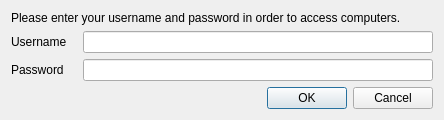
<?xml version="1.0" encoding="UTF-8"?>
<ui version="4.0">
 <class>PasswordDialog</class>
 <widget class="QDialog" name="PasswordDialog">
  <property name="windowTitle">
   <string>Veyon Logon</string>
  </property>
  <property name="windowIcon">
   <iconset resource="../core.qrc">
    <normaloff>:/resources/application-x-pem-key.png</normaloff>:/resources/application-x-pem-key.png</iconset>
  </property>
  <layout class="QVBoxLayout" name="verticalLayout">
   <item>
    <widget class="QLabel" name="label">
     <property name="text">
      <string>Please enter your username and password in order to access computers.</string>
     </property>
     <property name="wordWrap">
      <bool>true</bool>
     </property>
    </widget>
   </item>
   <item>
    <layout class="QGridLayout" name="gridLayout">
     <property name="horizontalSpacing">
      <number>16</number>
     </property>
     <item row="0" column="0">
      <widget class="QLabel" name="label_2">
       <property name="text">
        <string>Username</string>
       </property>
      </widget>
     </item>
     <item row="0" column="1">
      <widget class="QLineEdit" name="username">
       <property name="minimumSize">
        <size>
         <width>350</width>
         <height>0</height>
        </size>
       </property>
      </widget>
     </item>
     <item row="1" column="0">
      <widget class="QLabel" name="label_3">
       <property name="text">
        <string>Password</string>
       </property>
      </widget>
     </item>
     <item row="1" column="1">
      <widget class="QLineEdit" name="password">
       <property name="echoMode">
        <enum>QLineEdit::Password</enum>
       </property>
      </widget>
     </item>
    </layout>
   </item>
   <item>
    <widget class="QDialogButtonBox" name="buttonBox">
     <property name="standardButtons">
      <set>QDialogButtonBox::Cancel|QDialogButtonBox::Ok</set>
     </property>
    </widget>
   </item>
  </layout>
 </widget>
 <resources>
  <include location="../core.qrc"/>
 </resources>
 <connections>
  <connection>
   <sender>buttonBox</sender>
   <signal>accepted()</signal>
   <receiver>PasswordDialog</receiver>
   <slot>accept()</slot>
   <hints>
    <hint type="sourcelabel">
     <x>206</x>
     <y>137</y>
    </hint>
    <hint type="destinationlabel">
     <x>169</x>
     <y>79</y>
    </hint>
   </hints>
  </connection>
  <connection>
   <sender>buttonBox</sender>
   <signal>rejected()</signal>
   <receiver>PasswordDialog</receiver>
   <slot>reject()</slot>
   <hints>
    <hint type="sourcelabel">
     <x>206</x>
     <y>137</y>
    </hint>
    <hint type="destinationlabel">
     <x>169</x>
     <y>79</y>
    </hint>
   </hints>
  </connection>
  <connection>
   <sender>password</sender>
   <signal>textChanged(QString)</signal>
   <receiver>PasswordDialog</receiver>
   <slot>updateOkButton()</slot>
   <hints>
    <hint type="sourcelabel">
     <x>204</x>
     <y>107</y>
    </hint>
    <hint type="destinationlabel">
     <x>169</x>
     <y>78</y>
    </hint>
   </hints>
  </connection>
  <connection>
   <sender>username</sender>
   <signal>textChanged(QString)</signal>
   <receiver>PasswordDialog</receiver>
   <slot>updateOkButton()</slot>
   <hints>
    <hint type="sourcelabel">
     <x>204</x>
     <y>76</y>
    </hint>
    <hint type="destinationlabel">
     <x>169</x>
     <y>78</y>
    </hint>
   </hints>
  </connection>
 </connections>
 <slots>
  <slot>updateOkButton()</slot>
 </slots>
</ui>
